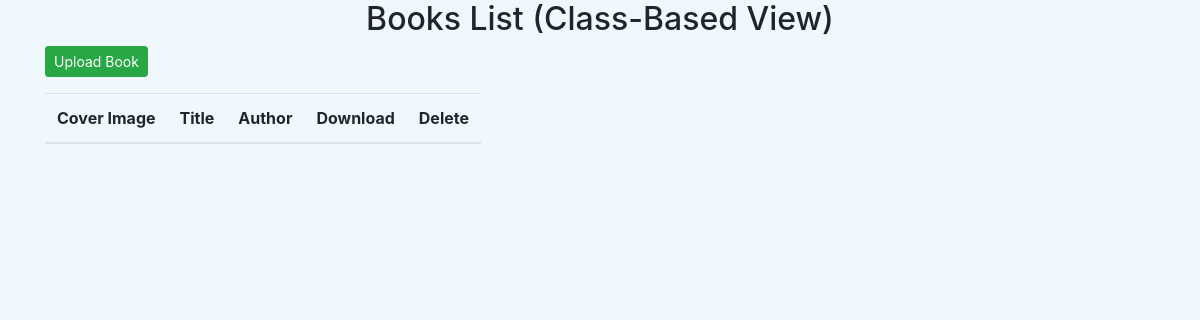
Before: /class/books/ with the older database file.
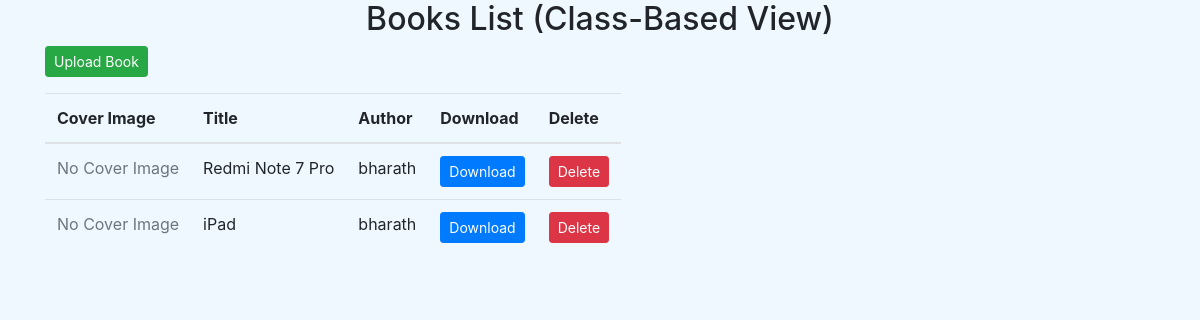
After: the same page with the newer database file.
### uploader/models.py (models this page shows, shortened)
class Book(models.Model):
    title = models.CharField(max_length=100)
    author = models.CharField(max_length=100)
    pdf = models.FileField(upload_to='books/pdfs/')
    cover = models.ImageField(upload_to='books/covers/', null=True, blank=True)

### uploader/views.py (the view)
# urls.py: path('class/books/', views.BookListView.as_view(), name='class_book_list'),
class BookListView(ListView):
    model = Book
    template_name = 'uploader/class_book_list.html'
    context_object_name = 'books'

### uploader/templates/uploader/class_book_list.html
{% extends 'uploader/book_list.html' %}
{% block content_header %}
	<h2 class="text-center">Books List (Class-Based View)</h2>
	<p>
		<a href="{% url 'class_upload_book' %}" class="btn btn-sm btn-success">Upload Book</a>
	</p>
{% endblock %}

### uploader/templates/uploader/book_list.html (shortened to what this page needs)
<!DOCTYPE html>
<html>
<head>
	<link rel="stylesheet" href="https://stackpath.bootstrapcdn.com/bootstrap/4.5.0/css/bootstrap.min.css">
</head>
<body>
	<div class="container">
	{% block content_header %}{% endblock %}
	<table class="table table-responsive">
		<thead>
			<tr>
				<th>Cover Image</th>
				<th>Title</th>
				<th>Author</th>
				<th>Download</th>
				<th>Delete</th>
			</tr>
		</thead>
		<tbody>
			{% for book in books %}
			<tr>
				<td>
					{% if book.cover %}
						<img src="{{ book.cover.url }}" alt="{{ book.title }}" style="width: 100px;">
					{% else %}
						<span class="text-muted">No Cover Image</span>
					{% endif %}
				</td>
				<td>{{ book.title }}</td>
				<td>{{ book.author }}</td>
				<td>
					<a class="btn btn-sm btn-primary" href="{{ book.pdf.url }}" target="_blank">Download
					</a>
				</td>
				<td>
					<form novalidate method="post" action="{% url 'delete_book' book.pk %}">
						<button type="submit" class="btn btn-sm btn-danger">Delete</button>
					</form>
				</td>
			</tr>
			{% endfor %}
		</tbody>
	</table>
</div>
</body>
</html>

Changed rows visible on the page:
added Book: shows "No Cover Image", title "Redmi Note 7 Pro", author "bharath"
added Book: shows "No Cover Image", title "iPad", author "bharath"
